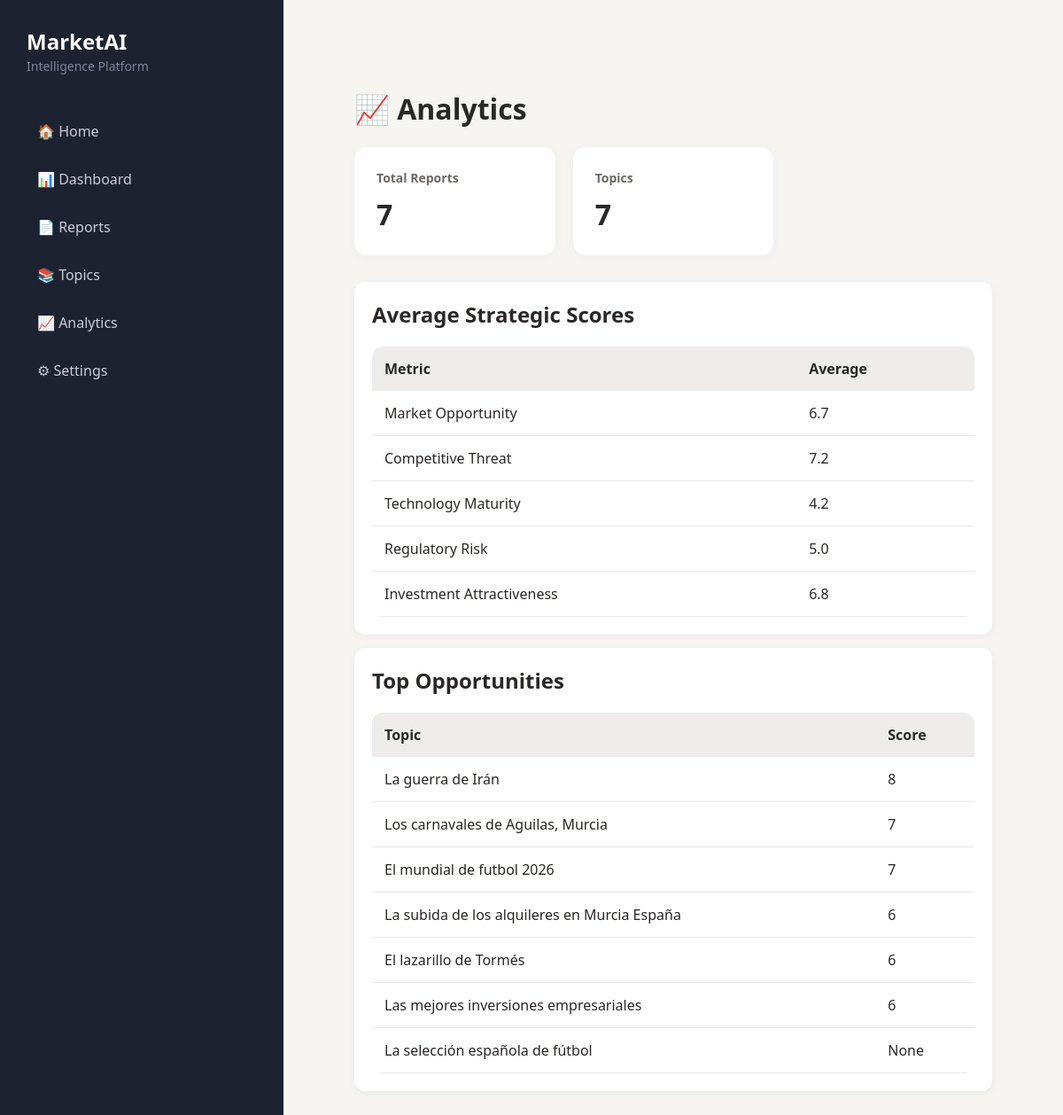
Before: /analytics with the older database file.
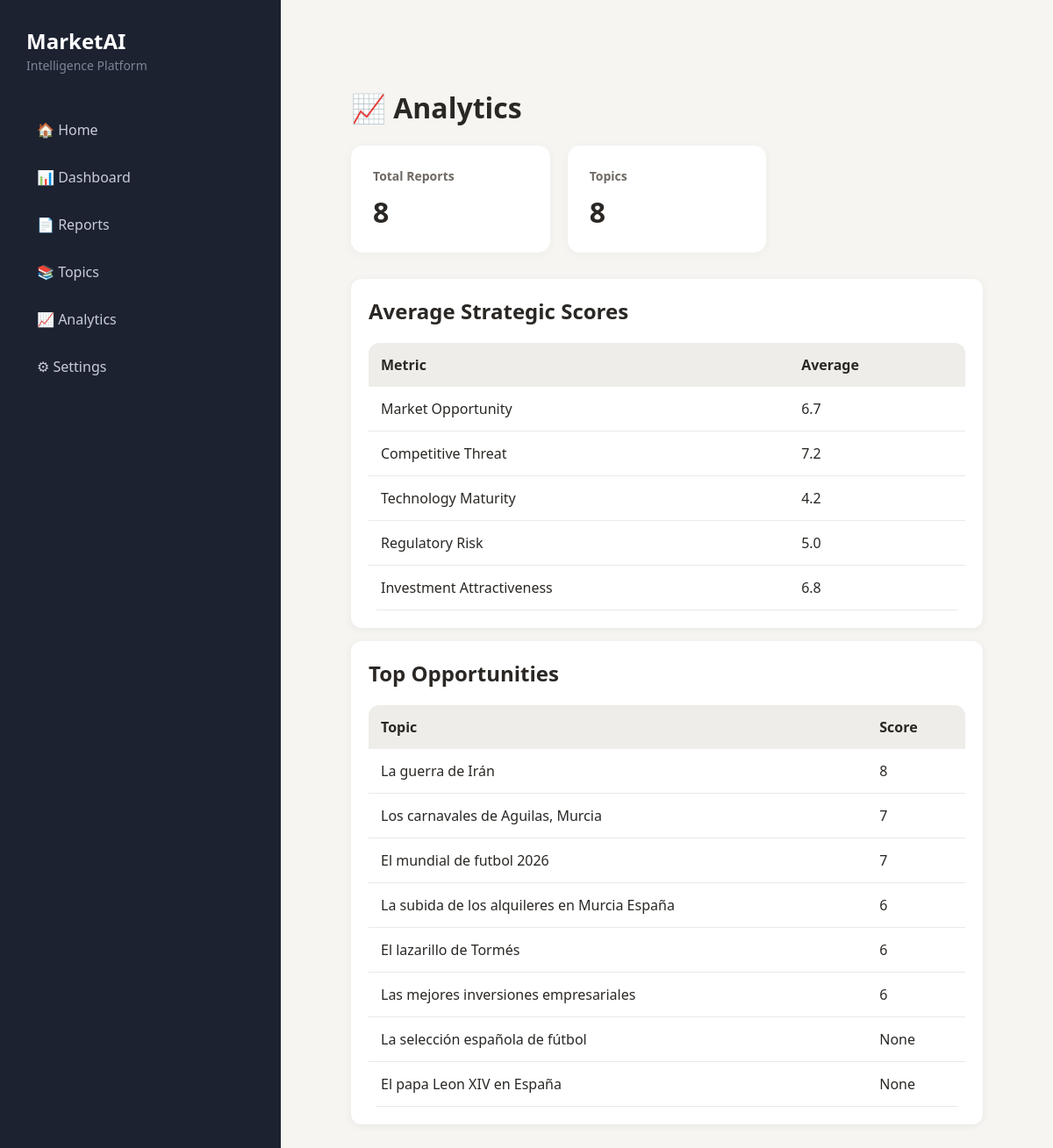
After: the same page with the newer database file.
### tables this page shows
CREATE TABLE reports (

        id INTEGER PRIMARY KEY AUTOINCREMENT,

        topic TEXT NOT NULL,

        created_at TEXT NOT NULL,

        market_opportunity INTEGER,

        competitive_threat INTEGER,

        technology_maturity INTEGER,

        regulatory_risk INTEGER,

        investment_attractiveness INTEGER,

        markdown_path TEXT,

        pdf_path TEXT
    , md_path TEXT);

### app/dashboard/server.py (the view)
@app.get("/analytics")
def analytics_page(request: Request):
    analytics = get_analytics_data()
    top_opportunities = get_top_opportunities()
    stats = get_dashboard_stats()
    return templates.TemplateResponse(
        request=request,
        name="analytics.html",
        context={
            "analytics": analytics,
            "top_opportunities": top_opportunities,
            "stats": stats
        }
    )

### app/dashboard/templates/analytics.html
{% set title = "Analytics" %}
{% extends "base.html" %}
{% block content %}
<h1>📈 Analytics</h1>
<div class="kpi-grid">
    <div class="kpi-card">
        <h3>Total Reports</h3>
        <span>{{ stats.total_reports }}</span>
    </div>
    <div class="kpi-card">
        <h3>Topics</h3>
        <span>{{ stats.total_topics }}</span>
    </div>
</div>
<div class="card">
    <h2>Average Strategic Scores</h2>
    <table>
        <tr>
            <th>Metric</th>
            <th>Average</th>
        </tr>
        <tr>
            <td>Market Opportunity</td>
            <td>{{ analytics.opportunity }}</td>
        </tr>
        <tr>
            <td>Competitive Threat</td>
            <td>{{ analytics.threat }}</td>
        </tr>
        <tr>
            <td>Technology Maturity</td>
            <td>{{ analytics.technology }}</td>
        </tr>
        <tr>
            <td>Regulatory Risk</td>
            <td>{{ analytics.risk }}</td>
        </tr>
        <tr>
            <td>Investment Attractiveness</td>
            <td>{{ analytics.investment }}</td>
        </tr>
    </table>
</div>
<div class="card">
    <h2>Top Opportunities</h2>
    <table>
        <tr>
            <th>Topic</th>
            <th>Score</th>
        </tr>
        {% for item in top_opportunities %}
        <tr>
            <td>{{ item[0] }}</td>
            <td>{{ item[1] }}</td>
        </tr>
        {% endfor %}
    </table>
</div>
{% endblock %}

Changed rows visible on the page:
added reports: topic "El papa Leon XIV en España", item "None"
Other visible differences:
{{ stats.total_reports }}: "7" → "8"
{{ stats.total_topics }}: "7" → "8"
